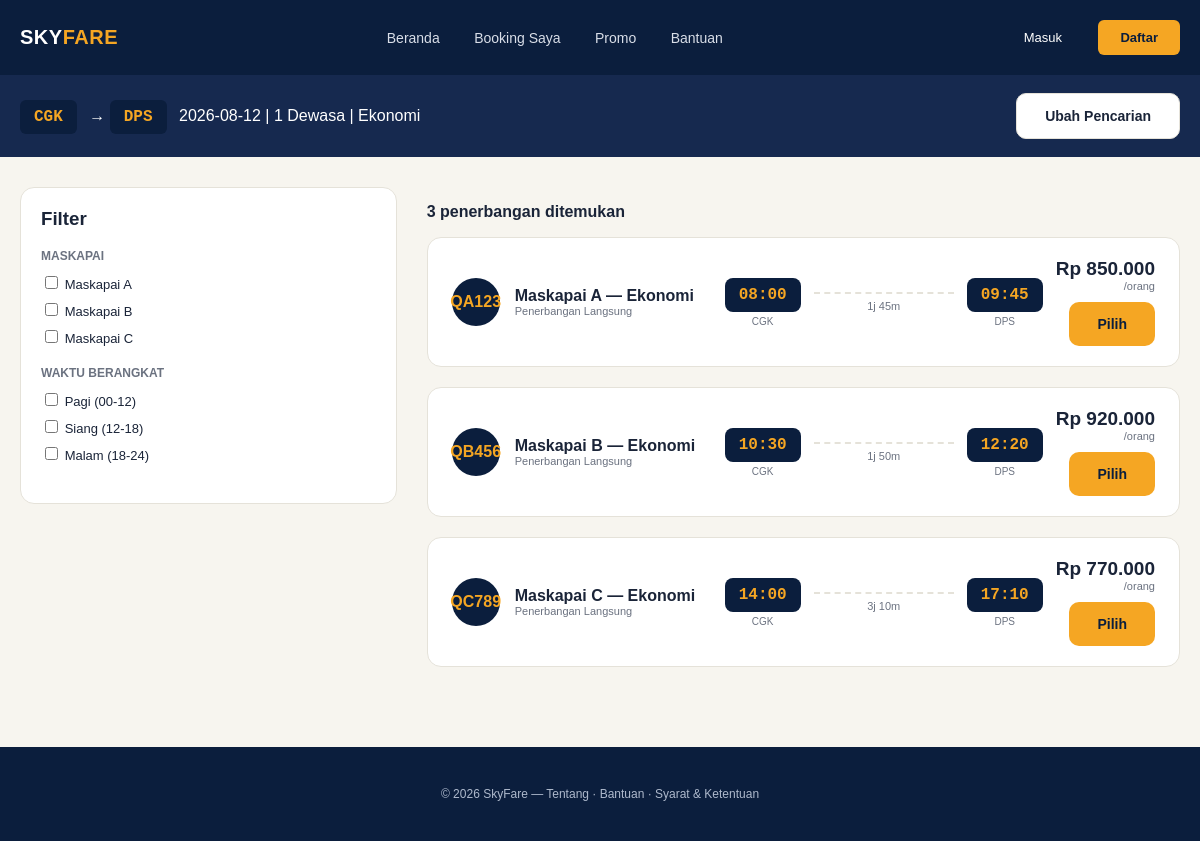
The app's page /php-mockup/search-results.php with its own data.
### tables this page shows
CREATE TABLE IF NOT EXISTS flights (
    id INT UNSIGNED AUTO_INCREMENT PRIMARY KEY,
    airline VARCHAR(100) NOT NULL,
    flight_code VARCHAR(20) NOT NULL UNIQUE,
    aircraft VARCHAR(100) NOT NULL,
    origin_code CHAR(3) NOT NULL,
    origin_city VARCHAR(100) NOT NULL,
    destination_code CHAR(3) NOT NULL,
    destination_city VARCHAR(100) NOT NULL,
    departure_time TIME NOT NULL,
    arrival_time TIME NOT NULL,
    duration_minutes SMALLINT UNSIGNED NOT NULL,
    flight_date DATE NOT NULL,
    base_price DECIMAL(12, 2) NOT NULL,
    tax DECIMAL(12, 2) NOT NULL DEFAULT 0,
    cabin_class ENUM('Ekonomi', 'Bisnis', 'First Class') NOT NULL DEFAULT 'Ekonomi',
    baggage_kg TINYINT UNSIGNED NOT NULL DEFAULT 20,
    status ENUM('Tersedia', 'Penuh', 'Dibatalkan') NOT NULL DEFAULT 'Tersedia',
    created_at TIMESTAMP NOT NULL DEFAULT CURRENT_TIMESTAMP,
    INDEX idx_flights_route_date (origin_code, destination_code, flight_date)
);

### php-mockup/search-results.php (the view, shortened to what this page needs)
<?php
require_once __DIR__ . '/includes/init.php';
$dari    = isset($_GET['dari']) ? $_GET['dari'] : "Jakarta (CGK)";
$ke      = isset($_GET['ke']) ? $_GET['ke'] : "Denpasar (DPS)";
$tanggal = isset($_GET['tanggal']) ? $_GET['tanggal'] : "2026-08-12";
$kelas = $_GET['kelas'] ?? 'Ekonomi';
$originCode = preg_match('/\(([A-Z]{3})\)/', $dari, $originMatch) ? $originMatch[1] : 'CGK';
$destinationCode = preg_match('/\(([A-Z]{3})\)/', $ke, $destinationMatch) ? $destinationMatch[1] : 'DPS';
$statement = $pdo->prepare(
    "SELECT id, airline AS maskapai, flight_code AS kode, 'Penerbangan Langsung' AS tipe,
            TIME_FORMAT(departure_time, '%H:%i') AS berangkat,
            TIME_FORMAT(arrival_time, '%H:%i') AS tiba,
            CONCAT(FLOOR(duration_minutes / 60), 'j ', MOD(duration_minutes, 60), 'm') AS durasi,
            base_price + tax AS harga, origin_code, destination_code
     FROM flights
     WHERE origin_code = :origin AND destination_code = :destination
       AND flight_date = :flight_date AND cabin_class = :cabin_class AND status = 'Tersedia'
     ORDER BY departure_time"
);
$statement->execute(['origin' => $originCode, 'destination' => $destinationCode, 'flight_date' => $tanggal, 'cabin_class' => $kelas]);
$flightList = $statement->fetchAll();
function formatRupiah(int $angka): string
{
    return "Rp " . number_format($angka, 0, ",", ".");
}
include "includes/header.php";
?>
<div class="summary-bar">
    <div class="container">
        <div>
            <span class="code-chip">CGK</span> &rarr;
            <span class="code-chip">DPS</span>
            <?php echo htmlspecialchars($tanggal); ?> | 1 Dewasa | Ekonomi
        </div>
        <a href="index.php" class="btn btn-outline">Ubah Pencarian</a>
    </div>
</div>
<div class="container">
    <div class="layout-2col">
        <div class="side">
            <div class="filter-box">
                <h3 style="margin-top:0;">Filter</h3>
                <div class="filter-group">
                    <h4>Maskapai</h4>
                    <?php
                    $daftarMaskapai = array_unique(array_column($flightList, "maskapai"));
                    foreach ($daftarMaskapai as $nama) {
                        echo '<label><input type="checkbox"> ' . htmlspecialchars($nama) . '</label>';
                    }
                    ?>
                </div>
                <div class="filter-group">
                    <h4>Waktu Berangkat</h4>
                    <label><input type="checkbox"> Pagi (00-12)</label>
                    <label><input type="checkbox"> Siang (12-18)</label>
                    <label><input type="checkbox"> Malam (18-24)</label>
                </div>
            </div>
        </div>
        <div class="main">
            <p style="font-weight:700;"><?php echo count($flightList); ?> penerbangan ditemukan</p>
            <?php
            foreach ($flightList as $flight) {
                $inisial = htmlspecialchars($flight["kode"]);
                echo '<div class="flight-card">';
                echo '  <div class="airline-info">';
                echo '    <div class="logo-circle">' . $inisial . '</div>';
                echo '    <div>';
                echo '      <div style="font-weight:700;">' . htmlspecialchars($flight["maskapai"]) . ' — Ekonomi</div>';
                echo '      <div class="sub">' . htmlspecialchars($flight["tipe"]) . '</div>';
                echo '    </div>';
                echo '  </div>';
                echo '  <div>';
                echo '    <div class="time-chip">' . htmlspecialchars($flight["berangkat"]) . '</div>';
                echo '    <div class="time-code">CGK</div>';
                echo '  </div>';
                echo '  <div class="duration">' . htmlspecialchars($flight["durasi"]) . '</div>';
                echo '  <div>';
                echo '    <div class="time-chip">' . htmlspecialchars($flight["tiba"]) . '</div>';
                echo '    <div class="time-code">DPS</div>';
                echo '  </div>';
                echo '  <div class="price">';
                echo '    <div class="amount">' . formatRupiah($flight["harga"]) . '</div>';
                echo '    <div class="unit">/orang</div>';
                echo '    <a href="flight-detail.php?kode=' . urlencode($flight["kode"]) . '" class="btn" style="margin-top:10px; display:inline-block;">Pilih</a>';
                echo '  </div>';
                echo '</div>';
            }
            ?>
        </div>
    </div>
</div>
<?php include "includes/footer.php"; ?>

### php-mockup/includes/header.php (shortened to what this page needs)
<?php
$currentPage = basename($_SERVER['PHP_SELF']);
?>
<!DOCTYPE html>
<html lang="id">
<head>
    <link rel="stylesheet" href="assets/mockup.css">
</head>
<body>
<header class="header">
    <div class="container">
        <div class="logo">SKY<span>FARE</span></div>
        <nav>
            <a href="index.php" class="<?php echo $currentPage === 'index.php' ? 'active' : ''; ?>">Beranda</a>
            <a href="booking.php" class="<?php echo $currentPage === 'booking.php' ? 'active' : ''; ?>">Booking Saya</a>
            <a href="promo.php" class="<?php echo $currentPage === 'promo.php' ? 'active' : ''; ?>">Promo</a>
            <a href="bantuan.php" class="<?php echo $currentPage === 'bantuan.php' ? 'active' : ''; ?>">Bantuan</a>
        </nav>
        <div class="actions">
            <a href="login.php" class="ghost">Masuk</a>
            <a href="register.php" class="primary">Daftar</a>
        </div>
    </div>
</header>

### php-mockup/includes/footer.php
<?php
$currentYear = date("Y");
?>
<footer class="footer">
    &copy; <?php echo $currentYear; ?> SkyFare — Tentang &middot; Bantuan &middot; Syarat &amp; Ketentuan
</footer>
</body>
</html>

### php-mockup/assets/mockup.css (style rules this page uses)
:root { --navy: #0b1e3d; --navy-light: #16294f; --navy-lighter: #152747; --cream: #f7f5ef; --amber: #f5a623; --amber-soft: #fbf0dd; --ink: #1a2438; --slate: #6b7280; --line: #e5e2d9; --green: #2e7d5b; }
* { box-sizing: border-box; }
body { margin: 0; font-family: Helvetica, Arial, sans-serif; color: var(--ink); background: var(--cream); }
a { text-decoration: none; }
.container { max-width: 1200px; margin: 0 auto; padding: 0 20px; }
.header { background: var(--navy); padding: 20px 0; }
.header .container { display: flex; align-items: center; justify-content: space-between; }
.header .logo { color: #ffffff; font-size: 20px; font-weight: 700; letter-spacing: 0.5px; }
.header .logo span { color: var(--amber); }
.header nav a { margin: 0 15px; font-size: 14px; color: #d9dee8; }
.header .actions a { display: inline-block; padding: 10px 22px; margin-left: 10px; font-size: 13px; border-radius: 6px; }
.header .actions a.ghost { color: #ffffff; }
.header .actions a.primary { background: var(--amber); color: var(--navy); font-weight: 700; }
.btn { display: inline-block; padding: 14px 28px; background: var(--amber); color: var(--navy); border: none; border-radius: 10px; font-size: 14px; font-weight: 700; cursor: pointer; text-align: center; }
.btn-outline { background: #ffffff; border: 1px solid var(--line); color: var(--ink); font-weight: 600; }
.layout-2col { display: flex; gap: 30px; align-items: flex-start; margin-bottom: 60px; }
.layout-2col .main { flex: 2; }
.layout-2col .side { flex: 1; }
.filter-box { background: #ffffff; border-radius: 14px; border: 1px solid var(--line); padding: 20px; }
.filter-group { margin-bottom: 20px; }
.filter-group h4 { font-size: 12px; font-weight: 700; color: var(--slate); text-transform: uppercase; margin-bottom: 10px; }
.filter-group label { display: block; font-size: 13px; margin-bottom: 8px; }
.summary-bar { background: var(--navy-light); color: #ffffff; padding: 18px 0; margin-bottom: 30px; }
.summary-bar .container { display: flex; justify-content: space-between; align-items: center; }
.summary-bar .code-chip { background: var(--navy); color: var(--amber); font-family: "Courier New", monospace; font-weight: 700; padding: 8px 14px; border-radius: 6px; margin-right: 8px; }
.flight-card { background: #ffffff; border-radius: 14px; border: 1px solid var(--line); padding: 20px 24px; display: flex; align-items: center; justify-content: space-between; margin-bottom: 20px; }
.flight-card .airline-info { display: flex; align-items: center; gap: 15px; width: 260px; }
.flight-card .logo-circle { width: 48px; height: 48px; border-radius: 50%; background: var(--navy); color: var(--amber); display: flex; align-items: center; justify-content: center; font-weight: 700; }
.flight-card .airline-info .sub { font-size: 11px; color: var(--slate); }
.flight-card .time-chip { background: var(--navy); color: var(--amber); font-family: "Courier New", monospace; font-weight: 700; font-size: 16px; padding: 8px 14px; border-radius: 8px; text-align: center; }
.flight-card .time-code { font-size: 10px; color: var(--slate); text-align: center; margin-top: 4px; }
.flight-card .duration { text-align: center; font-size: 11px; color: var(--slate); width: 140px; border-top: 2px dashed var(--line); padding-top: 6px; }
.flight-card .price { text-align: right; }
.flight-card .price .amount { font-size: 19px; font-weight: 700; }
.flight-card .price .unit { font-size: 11px; color: var(--slate); }
.footer { background: var(--navy); color: #aeb9cc; text-align: center; padding: 40px 0; margin-top: 60px; font-size: 12px; }

### records on screen
flights: flight_code "QA123", airline "Maskapai A", tipe "Penerbangan Langsung", berangkat "08:00", durasi "1j 45m", tiba "09:45", harga "Rp 850.000"
flights: flight_code "QB456", airline "Maskapai B", tipe "Penerbangan Langsung", berangkat "10:30", durasi "1j 50m", tiba "12:20", harga "Rp 920.000"
flights: flight_code "QC789", airline "Maskapai C", tipe "Penerbangan Langsung", berangkat "14:00", durasi "3j 10m", tiba "17:10", harga "Rp 770.000"

### other values on screen
$tanggal "2026-08-12"
$nama "Maskapai A"
$nama "Maskapai B"
$nama "Maskapai C"
count($flightList) "3"
